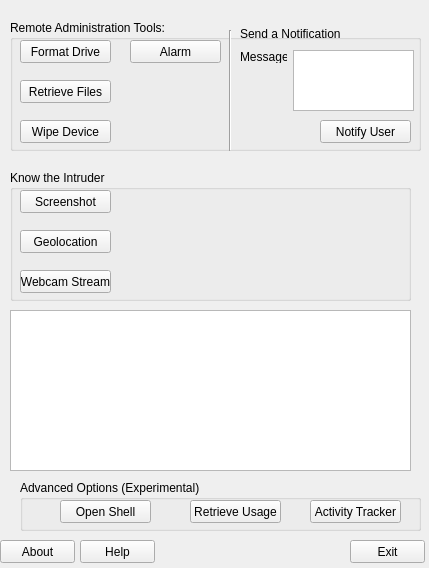
<?xml version="1.0" encoding="UTF-8"?>
<ui version="4.0">
 <class>MainWindow</class>
 <widget class="QMainWindow" name="MainWindow">
  <property name="geometry">
   <rect>
    <x>0</x>
    <y>0</y>
    <width>429</width>
    <height>568</height>
   </rect>
  </property>
  <property name="minimumSize">
   <size>
    <width>429</width>
    <height>568</height>
   </size>
  </property>
  <property name="maximumSize">
   <size>
    <width>429</width>
    <height>568</height>
   </size>
  </property>
  <property name="windowTitle">
   <string>CyberHawk - Master</string>
  </property>
  <widget class="QWidget" name="centralwidget">
   <widget class="QPushButton" name="Exit">
    <property name="geometry">
     <rect>
      <x>350</x>
      <y>540</y>
      <width>75</width>
      <height>23</height>
     </rect>
    </property>
    <property name="text">
     <string>Exit</string>
    </property>
   </widget>
   <widget class="QPushButton" name="pushButton_3">
    <property name="geometry">
     <rect>
      <x>0</x>
      <y>540</y>
      <width>75</width>
      <height>23</height>
     </rect>
    </property>
    <property name="text">
     <string>About</string>
    </property>
   </widget>
   <widget class="QPushButton" name="pushButton_4">
    <property name="geometry">
     <rect>
      <x>80</x>
      <y>540</y>
      <width>75</width>
      <height>23</height>
     </rect>
    </property>
    <property name="text">
     <string>Help</string>
    </property>
   </widget>
   <widget class="QGroupBox" name="groupBox">
    <property name="geometry">
     <rect>
      <x>10</x>
      <y>20</y>
      <width>411</width>
      <height>131</height>
     </rect>
    </property>
    <property name="title">
     <string>Remote Administration Tools:</string>
    </property>
    <widget class="QPushButton" name="format">
     <property name="geometry">
      <rect>
       <x>10</x>
       <y>20</y>
       <width>91</width>
       <height>23</height>
      </rect>
     </property>
     <property name="text">
      <string>Format Drive</string>
     </property>
    </widget>
    <widget class="QPushButton" name="retrieve">
     <property name="geometry">
      <rect>
       <x>10</x>
       <y>60</y>
       <width>91</width>
       <height>23</height>
      </rect>
     </property>
     <property name="text">
      <string>Retrieve Files</string>
     </property>
    </widget>
    <widget class="QPushButton" name="wipe">
     <property name="geometry">
      <rect>
       <x>10</x>
       <y>100</y>
       <width>91</width>
       <height>23</height>
      </rect>
     </property>
     <property name="text">
      <string>Wipe Device</string>
     </property>
    </widget>
    <widget class="QPushButton" name="notify">
     <property name="geometry">
      <rect>
       <x>310</x>
       <y>100</y>
       <width>91</width>
       <height>23</height>
      </rect>
     </property>
     <property name="text">
      <string>Notify User</string>
     </property>
    </widget>
    <widget class="QPushButton" name="alarm">
     <property name="geometry">
      <rect>
       <x>120</x>
       <y>20</y>
       <width>91</width>
       <height>23</height>
      </rect>
     </property>
     <property name="text">
      <string>Alarm</string>
     </property>
    </widget>
    <widget class="Line" name="line">
     <property name="geometry">
      <rect>
       <x>210</x>
       <y>10</y>
       <width>20</width>
       <height>121</height>
      </rect>
     </property>
     <property name="orientation">
      <enum>Qt::Vertical</enum>
     </property>
    </widget>
    <widget class="QLabel" name="sendanotification">
     <property name="geometry">
      <rect>
       <x>230</x>
       <y>6</y>
       <width>101</width>
       <height>16</height>
      </rect>
     </property>
     <property name="text">
      <string>Send a Notification:</string>
     </property>
    </widget>
    <widget class="QLabel" name="label">
     <property name="geometry">
      <rect>
       <x>230</x>
       <y>30</y>
       <width>47</width>
       <height>13</height>
      </rect>
     </property>
     <property name="text">
      <string>Message:</string>
     </property>
    </widget>
    <widget class="QTextEdit" name="messagecontent">
     <property name="geometry">
      <rect>
       <x>283</x>
       <y>30</y>
       <width>121</width>
       <height>61</height>
      </rect>
     </property>
    </widget>
   </widget>
   <widget class="QGroupBox" name="groupBox_2">
    <property name="geometry">
     <rect>
      <x>10</x>
      <y>170</y>
      <width>401</width>
      <height>131</height>
     </rect>
    </property>
    <property name="title">
     <string>Know the Intruder</string>
    </property>
    <widget class="QPushButton" name="screenshot">
     <property name="geometry">
      <rect>
       <x>10</x>
       <y>20</y>
       <width>91</width>
       <height>23</height>
      </rect>
     </property>
     <property name="text">
      <string>Screenshot</string>
     </property>
    </widget>
    <widget class="QPushButton" name="loc">
     <property name="geometry">
      <rect>
       <x>10</x>
       <y>60</y>
       <width>91</width>
       <height>23</height>
      </rect>
     </property>
     <property name="text">
      <string>Geolocation</string>
     </property>
    </widget>
    <widget class="QPushButton" name="webcam">
     <property name="geometry">
      <rect>
       <x>10</x>
       <y>100</y>
       <width>91</width>
       <height>23</height>
      </rect>
     </property>
     <property name="text">
      <string>Webcam Stream</string>
     </property>
    </widget>
   </widget>
   <widget class="QGroupBox" name="groupBox_3">
    <property name="geometry">
     <rect>
      <x>20</x>
      <y>480</y>
      <width>401</width>
      <height>51</height>
     </rect>
    </property>
    <property name="title">
     <string>Advanced Options (Experimental)</string>
    </property>
    <widget class="QPushButton" name="shell">
     <property name="geometry">
      <rect>
       <x>40</x>
       <y>20</y>
       <width>91</width>
       <height>23</height>
      </rect>
     </property>
     <property name="text">
      <string>Open Shell</string>
     </property>
    </widget>
    <widget class="QPushButton" name="usage_cpu">
     <property name="geometry">
      <rect>
       <x>170</x>
       <y>20</y>
       <width>91</width>
       <height>23</height>
      </rect>
     </property>
     <property name="text">
      <string>Retrieve Usage</string>
     </property>
    </widget>
    <widget class="QPushButton" name="activity">
     <property name="geometry">
      <rect>
       <x>290</x>
       <y>20</y>
       <width>91</width>
       <height>23</height>
      </rect>
     </property>
     <property name="text">
      <string>Activity Tracker</string>
     </property>
    </widget>
   </widget>
   <widget class="QTextEdit" name="textEdit">
    <property name="geometry">
     <rect>
      <x>10</x>
      <y>310</y>
      <width>401</width>
      <height>161</height>
     </rect>
    </property>
    <property name="sizePolicy">
     <sizepolicy hsizetype="Fixed" vsizetype="Fixed">
      <horstretch>0</horstretch>
      <verstretch>0</verstretch>
     </sizepolicy>
    </property>
    <property name="minimumSize">
     <size>
      <width>401</width>
      <height>161</height>
     </size>
    </property>
    <property name="maximumSize">
     <size>
      <width>401</width>
      <height>161</height>
     </size>
    </property>
    <property name="readOnly">
     <bool>true</bool>
    </property>
   </widget>
  </widget>
 </widget>
 <resources/>
 <connections/>
</ui>
